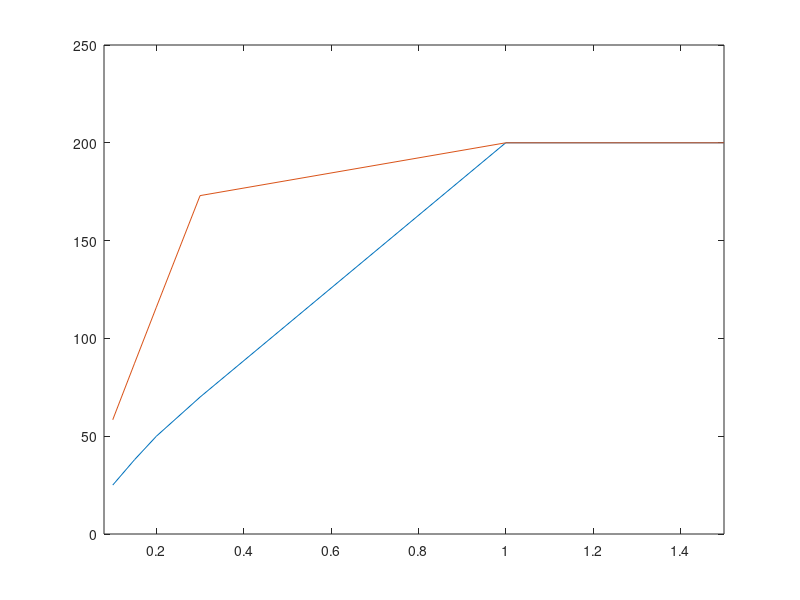

The MATLAB script that drew this image:
yDT  = [2.5e4 3.8e4 5e4 7e4 2e5 2e5]/1e3;
yCT  = [5.84e4 8.73e4 11.6e4 17.3e4 2e5 2e5]/1e3;
x  = [1e5 1.5e5 2e5 3e5 1e6 1.5e6]/1e6;

figure
plot(x,yDT)
xlim([0.8e-1 1.5]);
ylim([0 250]);
hold on
plot(x,yCT)
xlim([0.8e-1 1.5]);
ylim([0 250]);